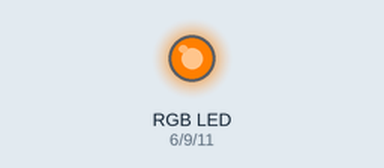
This sketch was run on a simulated Arduino Uno, built with avr-gcc and run on an emulated ATmega328P. Parts: an RGB LED mixed from three pins (HIGH = lit).

Above: at 0.1 s.
Timing chart, 0 to 1.6 s (numbered marks = the images above):
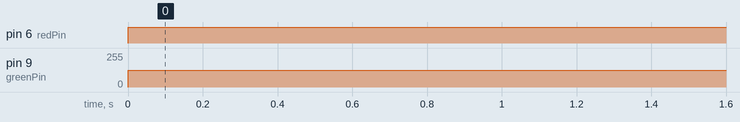

The sketch:

BareMinimum19.ino
```cpp
int redPin= 6;
int greenPin = 9;
int bluePin = 11;

void setup() {
  // put your setup code here, to run once:
  pinMode(redPin,OUTPUT);
  pinMode(greenPin,OUTPUT);
  pinMode(bluePin,OUTPUT);
  Serial.begin(9600);

}

void loop() {
  // put your main code here, to run repeatedly:
  analogWrite(redPin,255);
  analogWrite(greenPin,127);
  analogWrite(bluePin,LOW);
}
```

Measured:
- by itself, pin 6 (redPin): LOW → HIGH at 0.00 s
- by itself, pin 9 (greenPin): 0/255 → 127/255 at 0.00 s
